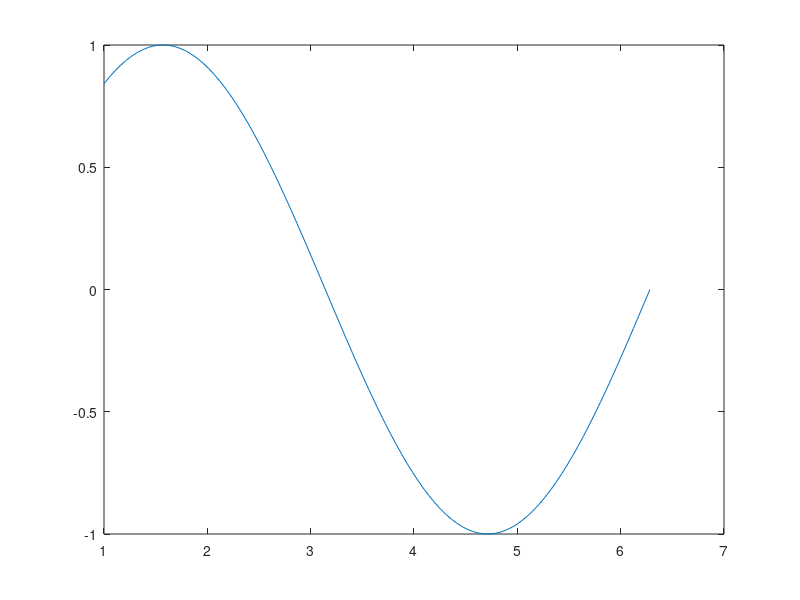
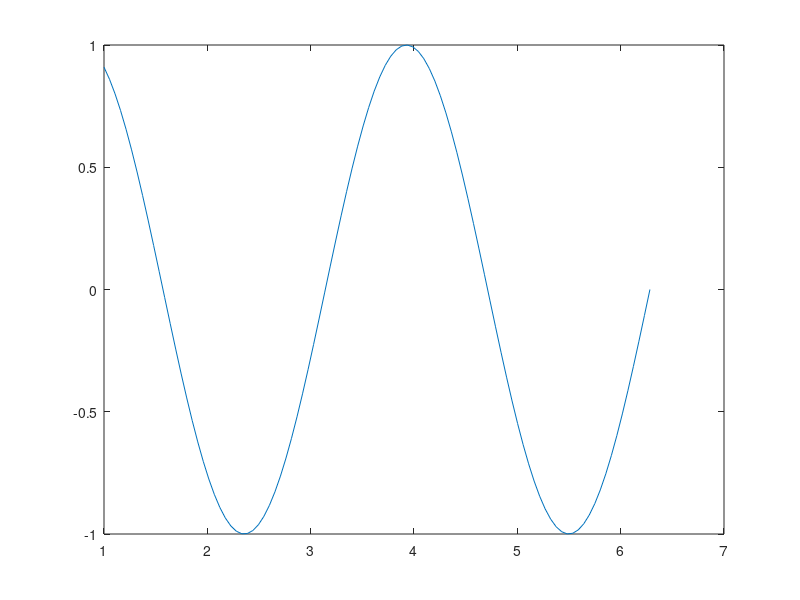
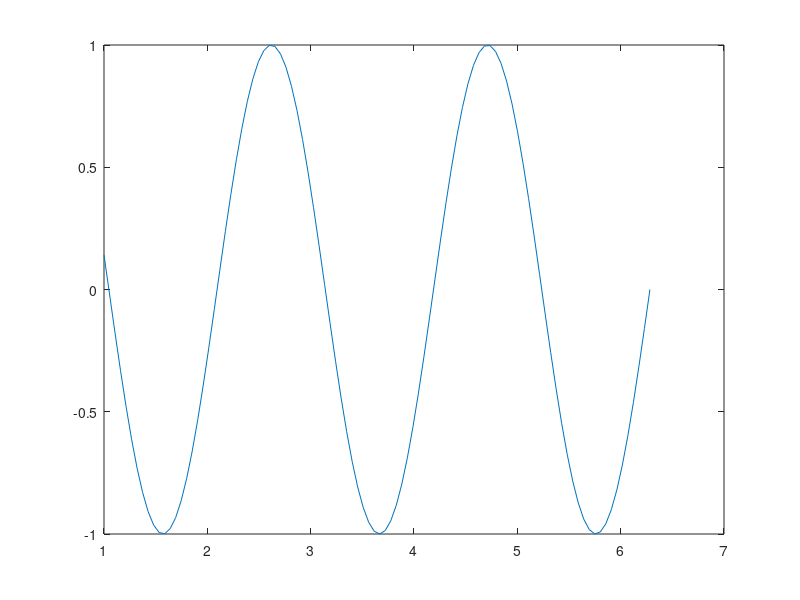
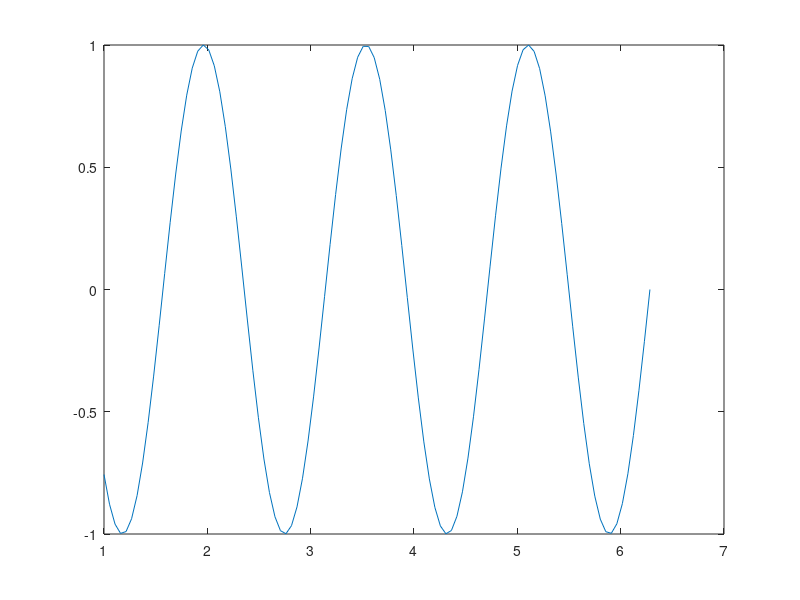

These figures' MATLAB source, in order:
function [] = uppgift7()
    for n = 1:7
        xs = linspace(1, 2*pi);
        ys = sin(n .* xs);
        figure(n);
        plot(xs, ys);
        pause(0.5);
    end
end